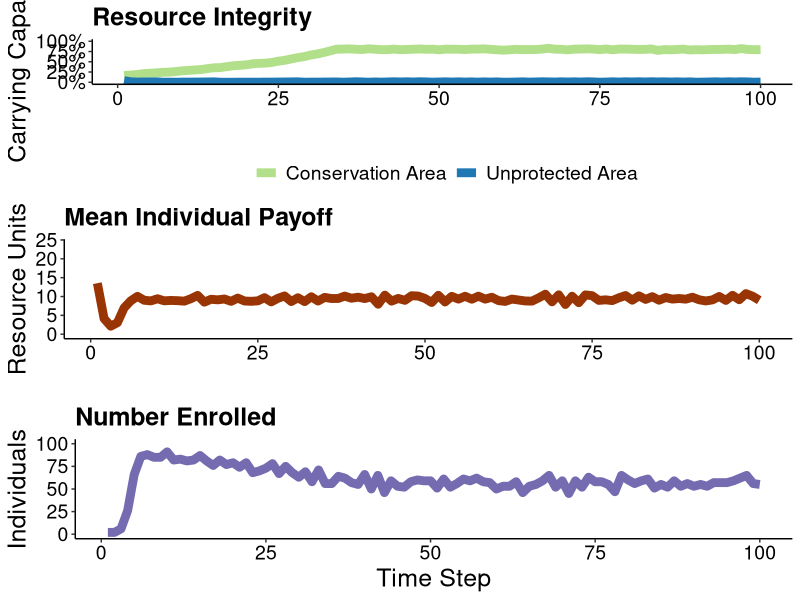
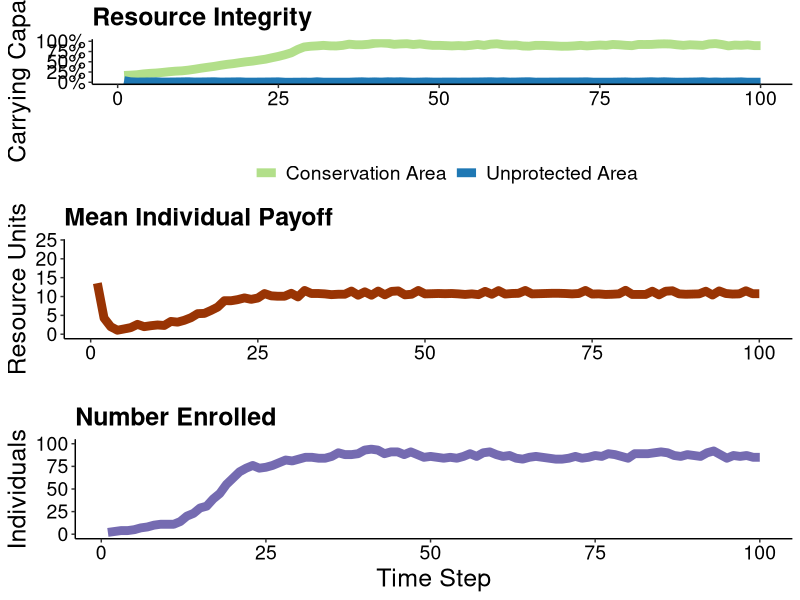

These figures' R source, in order:
#####Scheduling
#Establish a degraded resource
#set some of that into a conservation area
#Establish a population
#Some % of the population buys into the conservation project (low %)
#That % gets a payment every time step..maybe once?...maybe every 12 time steps?
#People not enrolled harvest from the entire landscape
#people enrolled harvest from just the un-conserved area. 
#At the end of each time step, everyone learns via success biased imitation (equation from equifinality paper)
#People either enroll of unenroll
#Measure the number of people enrolled/unenrolled
#Measure the % CC of the resource

#repeat for 1:t
library(ggplot2)
#####

abm<-function(#Specified parameters
  Individuals=100, #number of total resource users in a population
  
  TotalCarryingCapacity=10000, #total available resource units
  
  StartPercCarryingCapacity = 0.1, #amount of resources available in the landscape at the start in proportion to CC
  
  PaymentAmount = 5, 
  
  
  PercProtected=0.3, #percent of the total resource that's in a protected area
  
  EnrollPercStart=0.05, #percent of individuals who start by following the rules at t0
  
  LearningStrategy = "Success Bias", #options are Success Bias & Conformist...not implementing this...for now
  
  BiasStrength = 1.5,
  
  TimeSteps=20,
  ResourceRegenerationPerTimeStep=1.15,
  harvestMax=25,
  ProbOfMobility=0.5){
  
  ## Set parameters
  PercWorking= 1-PercProtected #percent of resource in a working landscape
  TotalCCResourceProtected=PercProtected*TotalCarryingCapacity #total resource units in carrying capacity of protected area
  TotalCCResourceWorking=PercWorking*TotalCarryingCapacity #total resource units in carrying capacity of working area
  StartResourceWorking = TotalCCResourceWorking*StartPercCarryingCapacity #number of resources in the working landscape starting
  StartResourceProtected = TotalCCResourceProtected*StartPercCarryingCapacity #number of resources in the protected landscape starting
  EnrollNumStart= as.integer(EnrollPercStart*Individuals) #number of individuals cooperating fully at t0
  NotEnrollNumStart= Individuals - EnrollNumStart#number of individuals defecting at t0
  Enrolled = c(rep(1,EnrollNumStart),rep(0,NotEnrollNumStart))#enrolled or not
  
  PercTimeProtected = PercProtected*(1-Enrolled) #percent of their foraging time each indv spends in the PA. For those not enrolled this is = the the % protected..Treat whole landscape equally
  PercTimeWorking = (1-PercTimeProtected)#percent of their foraging time each indv spends in the working landscape
  
  agents<-data.frame(Enrolled,
                     PercTimeProtected,
                     PercTimeWorking,
                     PayoffProtectedLastTime = rep(NA,Individuals),
                     PayoffWorkingLastTime= rep(NA,Individuals))   #dataframe to be filled with initial payoffs
  
  ProtectPerDefect<-ifelse(NotEnrollNumStart ==0,as.integer(StartResourceProtected),as.integer(StartResourceProtected/NotEnrollNumStart)) #protected area resources per each individual harvesting there
  WorkingPerTotal<-as.integer(StartResourceWorking/Individuals) #working landscape resources per individual

  
  for ( i in 1:nrow(agents)){  #fill the starting df percent payoff from the protected landscape is a function of the amount 
    agent2<-agents[i,]   #of resources there per individual searching there, and a random draw with a chance of success equal to time spent
    agents[i,5]<-rbinom(1,WorkingPerTotal,agent2$PercTimeWorking)
    agents[i,5]<-ifelse(agents[i,5]>=harvestMax,harvestMax,agents[i,5])
    agents[i,4]<- ifelse(agents[i,5]< harvestMax,rbinom(1,ProtectPerDefect,agent2$PercTimeProtected),0) #if they didnt get the max harvest, then 
    agents[i,4]<-ifelse(agents[i,4]>harvestMax-agents[i,5],harvestMax-agents[i,5],agents[i,4])
  } #see what they get from the working landscape first
  

  agents$PayoffTotalLastTime<- agents$PayoffProtectedLastTime + agents$PayoffWorkingLastTime #total payoff is the sum of what they get from both areas
  
  
  output<-data.frame(timeStep = 1:TimeSteps, #create df to fill with the outputs from each time step
                     Enrolled = rep(NA,TimeSteps),
                     NumResourcesProtect = rep(NA,TimeSteps),
                     percCCProtect = rep(NA,TimeSteps),
                     NumResourcesWorking = rep(NA,TimeSteps),
                     percCCWorking = rep(NA,TimeSteps),
                     meanPayoff = rep(NA,TimeSteps))
  
  output$Enrolled[1] <- sum(agents$Enrolled)  #fill it with the outouts from time 1
  output$NumResourcesProtect[1] <- StartResourceProtected-sum(agents$PayoffProtectedLastTime) 
  output$NumResourcesWorking[1] <- StartResourceWorking-sum(agents$PayoffWorkingLastTime) 
  output$percCCProtect[1]  <- output$NumResourcesProtect[1]/TotalCCResourceProtected
  output$percCCWorking[1]  <- output$NumResourcesWorking[1]/TotalCCResourceWorking
  output$meanPayoff[1]  <- mean(agents$PayoffTotalLastTime) 
  
  
  for (t in 2:TimeSteps){  #run the abm for all of the time steps
    
    #choose new strategy  
    
    LastTimeAgents<-agents  #save the agents from the previous time to a new df
    
    if(sum(LastTimeAgents$Enrolled)==Individuals){ #if there's no one NOT enrolled, unenroll someone at random
      LastTimeAgents[sample(1:Individuals,1),"Enrolled"]<-0
    }
    
    if(sum(LastTimeAgents$Enrolled)==0){ #if there's no one  enrolled, enroll someone at random
      LastTimeAgents[sample(1:Individuals,1),"Enrolled"]<-1
      
    }
    
    
    
    
    
    succLearn<-function(agentdf){
      #meanPayoffEnroll
      if(sum(agentdf$Enrolled)==0){
        payMeanEnrl<-0}
      if(sum(agentdf$Enrolled)!=0){
      payMeanEnrl<-mean(agentdf[agentdf$Enrolled==1,]$PayoffTotalLastTime)}
      
      #meanPayoffUnenroll
      if(sum(agentdf$Enrolled)==nrow(agentdf)){
        payMeanNOTEnrl<-0}
      if(sum(agentdf$Enrolled)!=nrow(agentdf)){
        payMeanNOTEnrl<-mean(agentdf[agentdf$Enrolled==0,]$PayoffTotalLastTime)} 
      
      probEnroll<-exp(BiasStrength*payMeanEnrl)/
         (exp(BiasStrength*payMeanEnrl)+exp(BiasStrength*payMeanNOTEnrl))
        
        agentdf$Enrolled<-rbinom(nrow(agentdf),1, probEnroll)
      return(agentdf$Enrolled)
    }
    
    
    
    #need to change this so agents can spend varying portions of time in each zone
    
    if(LearningStrategy == "Success Bias"){
      
      #success biased leaning accross the whole group
      #NewEnroll<-succLearn(LastTimeAgents)
    #success biased learning within small groups
    NewEnroll<-rep(NA,Individuals)
    groups<-split(sample(1:Individuals),f=1:50)
    

    for(j in 1:length(groups)){
      group<-LastTimeAgents[groups[[j]],]      
      groupEnroll<-succLearn(group)  
      NewEnroll[groups[[j]]]<-groupEnroll
    }
    
  } #end success biased learning
    
  ###OLD one from Barrett. This does not model disease dynamics
    #ConfLearn<-function(agentdf){
      
      
      #probEnroll<-(length(which(agentdf$Enrolled==1)))^BiasStrength/
        #((length(which(agentdf$Enrolled==1)))^BiasStrength+(length(which(agentdf$Enrolled==0)))^BiasStrength)
      
      #apply to ALL agents
     # agentdf$Enrolled<-rbinom(nrow(agentdf),1, probEnroll)
      
      #apply to only unenrolled
     # agentsdf$Enrolled<-ifelse(agentsdf$Enrolled == 0, rbinom(1,1, probEnroll),1)
      
      #return(agentdf$Enrolled)
    #}
    
#BETTER implementation. disease spread
    
    
    
  #start conformist learning
  if(LearningStrategy=="Conformist Bias"){
    
    spreadProb<-0.25 #0.25
    recProb<-0.03 #0.01
    
    NewEnroll<-rep(NA,Individuals)
  
    
    for(a in 1:nrow(LastTimeAgents)){
      thisagent<-LastTimeAgents[a,]
      otheragents<-LastTimeAgents[-a,]
      pairagent<-otheragents[sample(1:nrow(otheragents),1),]
      if(thisagent$Enrolled == 1){    NewEnroll[a]<-rbinom(1,1,1-recProb)}
      if(thisagent$Enrolled == 0){    NewEnroll[a]<-ifelse(pairagent$Enrolled ==1,
                                                           rbinom(1,1,spreadProb),0 )}
      
    }
    
    
    
  }
    
  #end conformist learning
    
    PercTimeProtected = PercProtected*(1-NewEnroll) #percent of their foraging time each indv spends in the PA. For those not enrolled this is = the the % protected..Treat whole landscape equally
    #PercTimeProtected = output$NumResourcesProtect[t-1]/(output$NumResourcesProtect[t-1]+output$NumResourcesWorking[t-1])
    
    PercTimeWorking = (1-PercTimeProtected)
    
    
    agents<-data.frame(Enrolled=NewEnroll,
                       PercTimeProtected,   #new agent dataframe to fill
                       PercTimeWorking,
                       PayoffProtectedLastTime = rep(NA,Individuals),
                       PayoffWorkingLastTime= rep(NA,Individuals)) 
    
    
    #New resource pools to pull from
    #Resources over the CC move with probability 'ProbOfMobility'
    
    NewProtectedResourcesTotal<-round(output$NumResourcesProtect[t-1] * ResourceRegenerationPerTimeStep,digits=0)
    ProtectedResourcesOverCC<-round(NewProtectedResourcesTotal-TotalCCResourceProtected,digits=0)
    ProtectedResourcesOverCC<- ifelse(ProtectedResourcesOverCC<=  0,0, ProtectedResourcesOverCC)
    
    NewWorkingResourcesTotal<-round(output$NumResourcesWorking[t-1] * ResourceRegenerationPerTimeStep,digits=0)
    WorkingResourcesOverCC<-round(NewWorkingResourcesTotal-TotalCCResourceWorking,digits=0)
    WorkingResourcesOverCC<- ifelse(WorkingResourcesOverCC<=  0,0, WorkingResourcesOverCC)
    
    
    ##Resource mobility
    
    
    #all resources mobile
    #LeaveWorking<-rbinom(1,NewWorkingResourcesTotal,ProbOfMobility) #number of resources which leave the protected area
    #LeaveProtected<-rbinom(1,NewProtectedResourcesTotal,ProbOfMobility)#number of resources which leave the working area
    
    #make it so only new resources can leave 
    LeaveWorking<-rbinom(1, WorkingResourcesOverCC,ProbOfMobility) #number of resources which leave the protected area
    LeaveProtected<-rbinom(1,ProtectedResourcesOverCC,ProbOfMobility)#number of resources which leave the working area
    
    
    #do the accounting on entering vs leaving individuals
    NewWorkingResourcesTotal<-NewWorkingResourcesTotal+LeaveProtected
    NewProtectedResourcesTotal<-NewProtectedResourcesTotal+LeaveWorking
    
    #Make sure they dont go over the CC again
    NewWorkingResourcesTotal<-ifelse(NewWorkingResourcesTotal<=TotalCCResourceWorking,NewWorkingResourcesTotal,TotalCCResourceWorking)
    NewProtectedResourcesTotal<-ifelse(NewProtectedResourcesTotal<=  TotalCCResourceProtected,NewProtectedResourcesTotal, TotalCCResourceProtected)
    
    #dont let them alll the way to 0. if they do they won't regenerate
    if(NewWorkingResourcesTotal==0){NewWorkingResourcesTotal<-as.integer(TotalCCResourceWorking*0.05)}
    if(NewProtectedResourcesTotal==0){NewProtectedResourcesTotal<-as.integer(TotalCCResourceProtected*0.05)}
    
    
    ##calculate available resources per individual
    if(nrow(agents[agents$PercTimeProtected>0,])==0){ProtectPerDefect<-NewProtectedResourcesTotal}
    if(nrow(agents[agents$PercTimeProtected>0,])!=0){ProtectPerDefect<-as.integer(NewProtectedResourcesTotal/nrow(agents[agents$PercTimeProtected>0,]))}
    WorkingPerTotal<-as.integer(NewWorkingResourcesTotal/Individuals)
    
    
    for ( i in 1:nrow(agents)){  #fill the starting df percent payoff from the protected landscape is a function of the amount 
      agent2<-agents[i,]   #of resources there per individual searching there, and a random draw with a chance of success equal to time spent
      agents[i,5]<-rbinom(1,WorkingPerTotal,agent2$PercTimeWorking)
      agents[i,5]<-ifelse(agents[i,5]>=harvestMax,harvestMax,agents[i,5])
      agents[i,4]<- ifelse(agents[i,5]< harvestMax,rbinom(1,ProtectPerDefect,agent2$PercTimeProtected),0) #if they didnt get the max harvest, then 
      agents[i,4]<-ifelse(agents[i,4]>harvestMax-agents[i,5],harvestMax-agents[i,5],agents[i,4])
    } #see what they get from the working landscape first
    
    
    
    agents$PayoffTotalLastTime<- agents$PayoffProtectedLastTime + agents$PayoffWorkingLastTime #total payoff is the sum of what they get from both areas
    #give payments to enrolled individuals
    agents$PayoffTotalLastTime<-agents$PayoffTotalLastTime+(PaymentAmount*agents$Enrolled)
    
    
    output$Enrolled[t] <- sum(agents$Enrolled)  #fill it with the outouts from time 1
    output$NumResourcesProtect[t] <- NewProtectedResourcesTotal-sum(agents$PayoffProtectedLastTime) 
    output$NumResourcesWorking[t]  <- NewWorkingResourcesTotal-sum(agents$PayoffWorkingLastTime)
    output$percCCProtect[t]  <- output$NumResourcesProtect[t]/TotalCCResourceProtected
    output$percCCWorking[t]  <- output$NumResourcesWorking[t]/TotalCCResourceWorking
    output$meanPayoff[t]  <- mean(agents$PayoffTotalLastTime)
    
  }
  mytheme<- theme(panel.grid.major = element_blank(), panel.grid.minor = element_blank(),
                  plot.title = element_text( size=18, color="black",face="bold"),
                  axis.title.x = element_text( size=18),
                  axis.title.y = element_text( size=18),
                  axis.text=(element_text(color="black", size=14)),
                  legend.title = element_text(colour="black", size=18),
                  legend.text = element_text( size = 14))
  
  p1<-ggplot(data=output,aes(x=timeStep))+
    geom_line(aes(y=percCCProtect,color="Protected"),size=3)+
    geom_line(aes(y=percCCWorking,color="Working"),size=3)+
    theme_classic()+ylab("Carrying Capacity")+xlab("")+
    scale_y_continuous(labels = scales::percent,limits = c(0,1.0) )+
    scale_colour_manual(name = '', 
                        values =c('Protected'='#b2df8a','Working'='#1f78b4'), labels = c('Conservation Area','Unprotected Area'))+
    ggtitle("Resource Integrity")+mytheme +
    theme(legend.position="bottom")
  
  
  p2<-ggplot(data=output,aes(x=timeStep))+
    geom_line(aes(y=meanPayoff),size=3,color="#993404")+xlab("")+
    theme_classic()+ylab("Resource Units")+ylim(0,harvestMax+PaymentAmount)+
    ggtitle("Mean Individual Payoff")+mytheme
  
  p3<-ggplot(data=output,aes(x=timeStep))+
    geom_line(aes(y=Enrolled),size=3,color="#756bb1")+xlab("Time Step")+
    theme_classic()+ylab("Individuals")+ylim(0,Individuals)+
    ggtitle("Number Enrolled")+mytheme
  
  x<-gridExtra::grid.arrange(p1,p2,p3,ncol=1)
  
  
  return(output) 
}


set.seed(1) 

#deqdatPOS_Conform<-abm(#Specified parameters
 # Individuals=100, #number of total resource users in a population
#  TotalCarryingCapacity=100000, #total available resource units
 # StartPercCarryingCapacity = 0.25, #amount of resources available in the landscape at the start in proportion to CC
  #PercProtected=0.2, #percent of the total resource that's in a protected area
  #EnrollPercStart=0.01, #percent of individuals who start by following the rules at t0
  #LearningStrategy = "Conformist Bias", #options are Success Bias & Conformist...not implementing this...for now
  #BiasStrength = 1.05,
  #TimeSteps=100,
  #ResourceRegenerationPerTimeStep=1.15,
  #harvestMax=35,
  #ProbOfMobility=0.9)


#Threshold effect
#set.seed(1)
#SucBiasdat<-abm(#Specified parameters
  #Individuals=100, #number of total resource users in a population
  
#  TotalCarryingCapacity=100000, #total available resource units
  
  #StartPercCarryingCapacity = 0.20, #amount of resources available in the landscape at the start in proportion to CC
  
 # PaymentAmount = 5, #10
  
  
 # PercProtected=0.20, #percent of the total resource that's in a protected area
  
 # EnrollPercStart=0.02, #percent of individuals who start by following the rules at t0
  
  #LearningStrategy = "Success Bias", #options are Success Bias & Conformist...not implementing this...for now
  
  #BiasStrength = 1.1,
  
  #TimeSteps=100,
  #ResourceRegenerationPerTimeStep=1.05, #.10
  #harvestMax=10, #20
  #ProbOfMobility=0.3)


###### DropOff
set.seed(1)
#stable dynamics
SucBiasdat<-abm(#Specified parameters
  Individuals=100, #number of total resource users in a population
  
  TotalCarryingCapacity=10000, #total available resource units
  
  StartPercCarryingCapacity = 0.20, #amount of resources available in the landscape at the start in proportion to CC
  
  PaymentAmount = 9, 
  
  
  PercProtected=0.20, #percent of the total resource that's in a protected area
  
  EnrollPercStart=0.02, #percent of individuals who start by following the rules at t0
  
  LearningStrategy = "Success Bias", #options are Success Bias & Conformist...not implementing this...for now
  
  BiasStrength = 1.1,
  
  TimeSteps=100,
  ResourceRegenerationPerTimeStep=1.3, #.10
  harvestMax=15, #20
  ProbOfMobility=0.3)

###### DropOff params + conform
set.seed(1)
#stable dynamics
SucBiasdat<-abm(#Specified parameters
  Individuals=100, #number of total resource users in a population
  
  TotalCarryingCapacity=10000, #total available resource units
  
  StartPercCarryingCapacity = 0.20, #amount of resources available in the landscape at the start in proportion to CC
  
  PaymentAmount = 9, 
  
  
  PercProtected=0.20, #percent of the total resource that's in a protected area
  
  EnrollPercStart=0.02, #percent of individuals who start by following the rules at t0
  
  LearningStrategy = "Conformist Bias", #options are Success Bias & Conformist...not implementing this...for now
  
  BiasStrength = 1.1,
  
  TimeSteps=100,
  ResourceRegenerationPerTimeStep=1.3, #.10
  harvestMax=15, #20
  ProbOfMobility=0.3)
